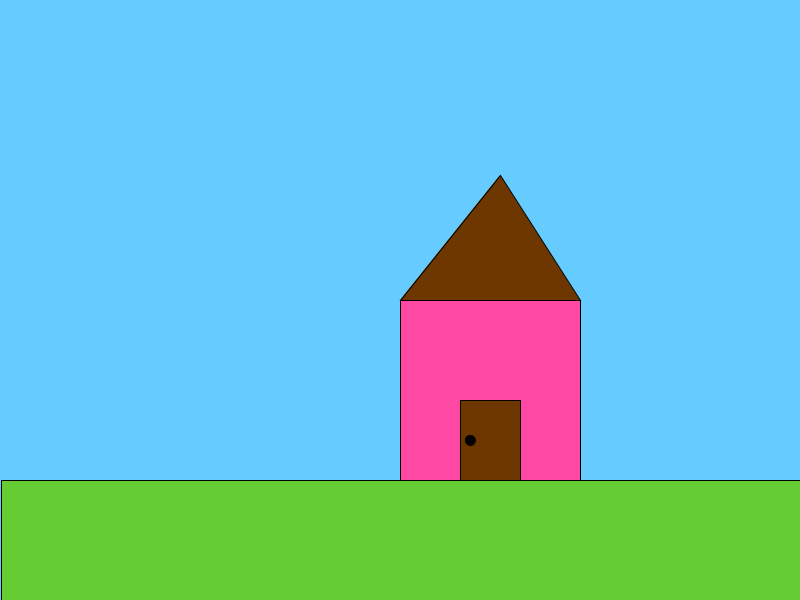
Frame 1 (no input)
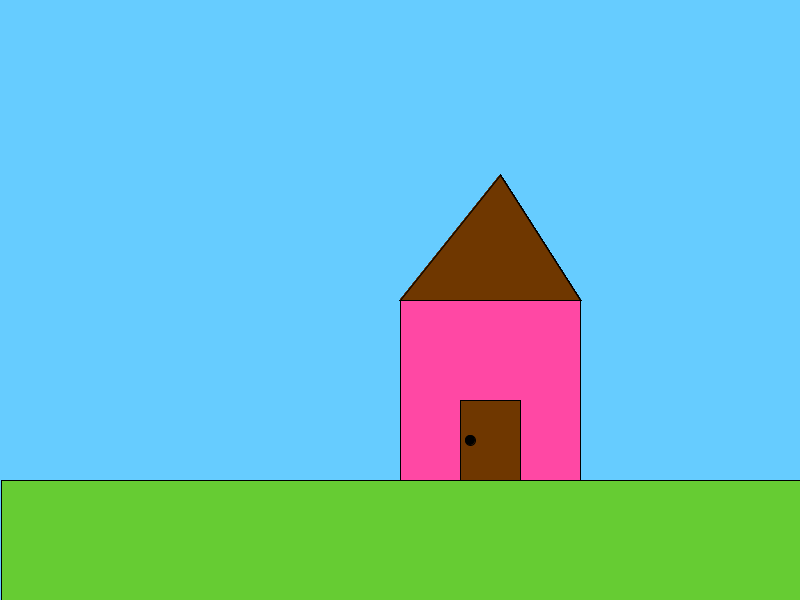
Frame 60 (the mouse pressed at the canvas centre just before this capture)
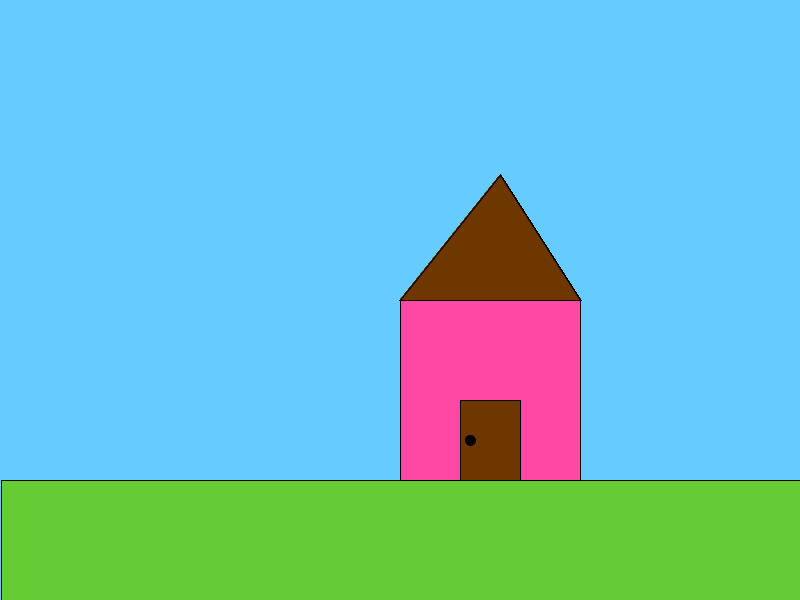
Frame 120 (the mouse held since frame 60 and released just before this capture)

The Processing sketch that drew these frames (run headless with seeded random() and noise(); from frame 60 on, the mouse is pressed at the canvas centre):

// Processing sketch: processing_140761
// ── processing_140761.pde

void setup(){
  size(800,600);
  background(102,204,255);
}
 
void draw(){
  fill(255,72,164);
  rect(400,300,180,180);
  fill(111,55,0);
   triangle(400,300,500,175,580,300);
fill(111,55,0);
quad(460,480,460,400,520,400,520,480);
fill(0,0,0);
ellipse(470,440,10,10);
fill(102,204,51);
rect(1,480,800,600);

 
   
}
